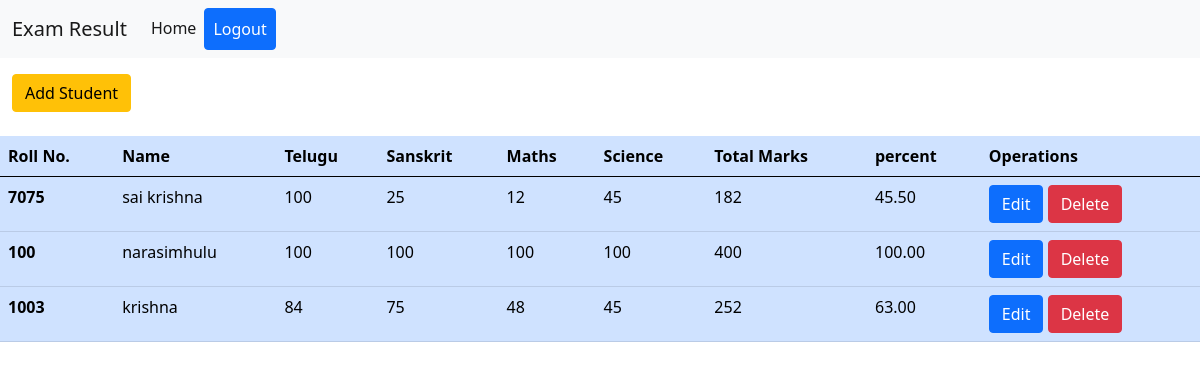
Screenshot of /admin_panel/ (signed in) with the database file from the repository.
### studentapp/models.py (models this page shows, shortened)
class Student(models.Model):
    name = models.CharField(max_length=100)
    roll_no = models.IntegerField()
    telugu=models.IntegerField(default=0)
    sanskrit=models.IntegerField(default=0)
    maths = models.IntegerField(default=0)
    science = models.IntegerField(default=0)
    total = models.IntegerField(default=0)
    percent = models.DecimalField(max_digits=5, decimal_places=2)

### studentapp/views.py (the view, shortened to what this page needs)
# urls.py: path('admin_panel/', views.admin_panel, name='admin-panel'),
def admin_panel(request):
        if 'user' in request.session:
            students = Student.objects.all()
            params = {'students': students}
            return render(request, 'admin_panel.html', params)

### templates/admin_panel.html (shortened to what this page needs)
{% extends 'base.html' %}
{% block body %}
<div class="container-fluid my-3">
    <a href="{% url 'add_student' %}" class="btn btn-warning">Add Student</a>
</div>
<table class="table table-primary my-4 table-hover">
    <thead>
        <tr>
            <th scope="col">Roll No.</th>
            <th scope="col">Name</th>
            <th scope="col">Telugu</th>
            <th scope="col">Sanskrit</th>
            <th scope="col">Maths</th>
            <th scope="col">Science</th>
            <th scope="col">Total Marks</th>
            <th scope="col">percent</th>
            <th scope="col">Operations</th>
        </tr>
    </thead>
    <tbody>
        {% for s in students %}
        <tr>
            <th scope="row">{{s.roll_no}}</th>
            <td>{{s.name}}</td>
            <td>{{s.telugu}}</td>
            <td>{{s.sanskrit}}</td>
            <td>{{s.maths}}</td>
            <td>{{s.science}}</td>
            <td>{{s.total}}</td>
            <td>{{s.percent}}</td>
            <td>
                <a href="{% url 'edit-student' s.id %}" class="btn btn-small btn-primary" id='{s.id}'>Edit</a>
                <a href="{% url 'delete-student' s.id %}" class="btn btn-small btn-danger" id='{s.id}'>Delete</a>
            </td>
        </tr>
        {% endfor %}
    </tbody>
</table>
{% endblock %}

### templates/base.html (shortened to what this page needs)
<!doctype html>
<html lang="en">
<head>
    <link href="https://cdn.jsdelivr.net/npm/bootstrap@5.0.1/dist/css/bootstrap.min.css" rel="stylesheet"
>
</head>
<body>
    <nav class="navbar navbar-expand-lg navbar-light bg-light">
        <div class="container-fluid">
            <a class="navbar-brand" href="#">Exam Result</a>
            <div class="collapse navbar-collapse" id="navbarSupportedContent">
                <ul class="navbar-nav me-auto mb-2 mb-lg-0">
                    <li class="nav-item">
                        <a class="nav-link active" aria-current="page" href="{% url 'index' %}">Home</a>
                    </li>
                    <li class="nav-item">
                        {% if 'user' in request.session %}
                            <a class="nav-link btn btn-primary text-white" href="{% url 'admin-logout' %}">Logout</a>
                        {% else %}
                            <a class="nav-link btn btn-primary text-white" href="{% url 'admin-login' %}">Admin Panel</a>
                        {% endif %}
                    </li>
                </ul>
            </div>
        </div>
    </nav>
    {% block body %}
    {% endblock %}
</body>
</html>

### rows the page displays
Student: roll_no "7075", name "sai krishna", telugu "100", sanskrit "25", maths "12", science "45", total "182", percent "45.50"
Student: roll_no "100", name "narasimhulu", telugu "100", sanskrit "100", maths "100", science "100", total "400", percent "100.00"
Student: roll_no "1003", name "krishna", telugu "84", sanskrit "75", maths "48", science "45", total "252", percent "63.00"
